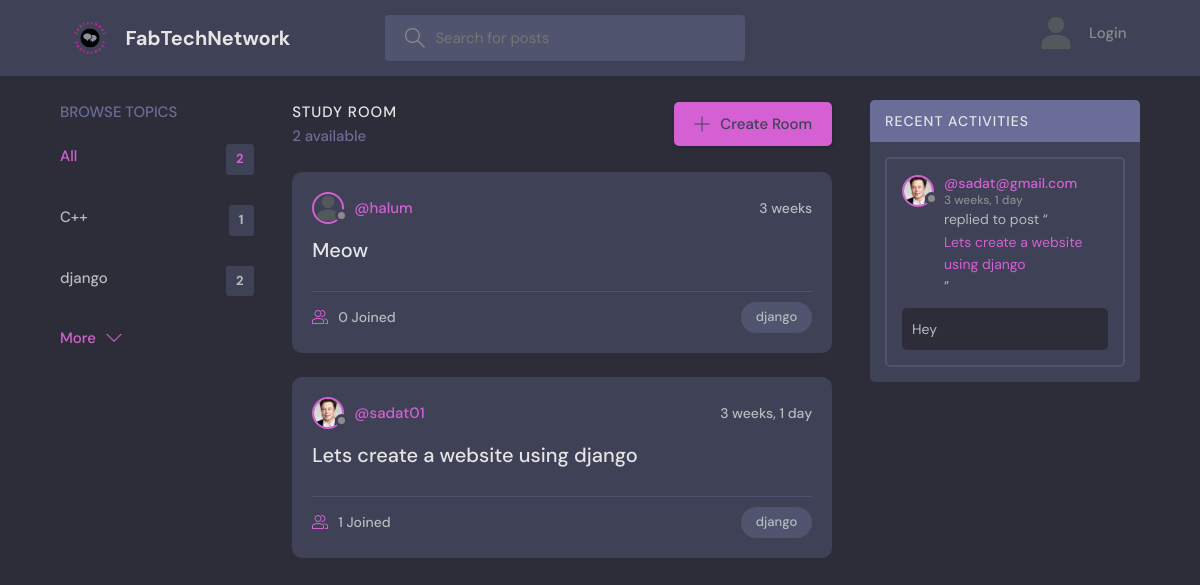
Page /?q=django on the earlier database version.
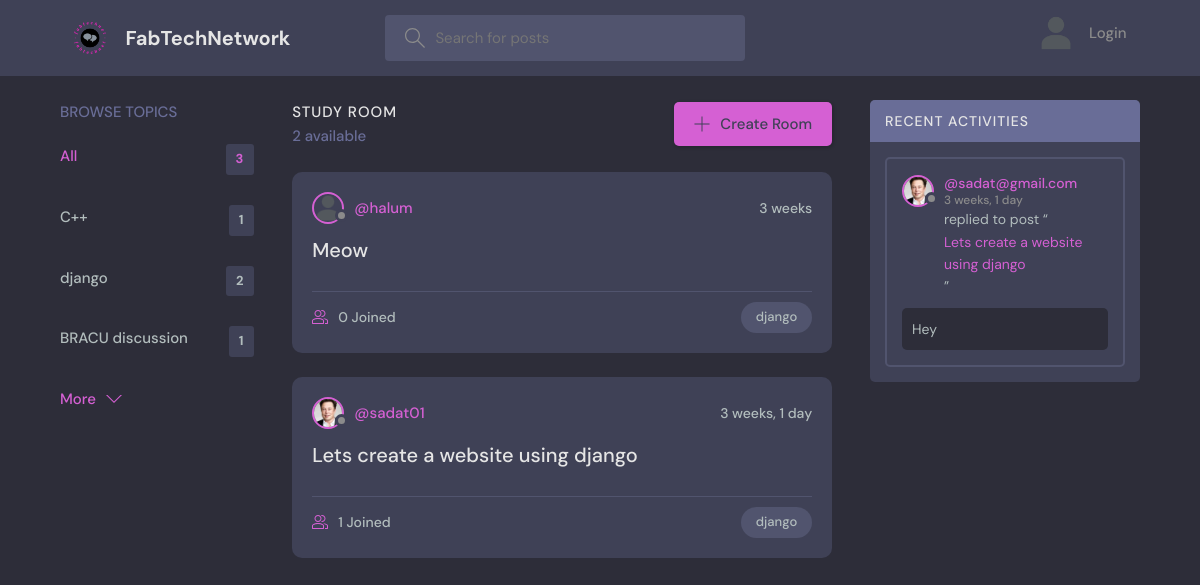
Same page on the later database version.
### base/models.py (models this page shows, shortened)
class Topic(models.Model):
    name = models.CharField(max_length=200)

class Room(models.Model):
    host = models.ForeignKey(User, on_delete=models.SET_NULL, null=True)
    topic = models.ForeignKey(Topic, on_delete=models.SET_NULL, null=True)
    name = models.CharField(max_length=200)
    description = models.TextField(null=True, blank=True)
    participants = models.ManyToManyField(User, related_name='participants',blank=True)
    updated = models.DateTimeField(auto_now=True)
    created = models.DateTimeField(auto_now_add=True)
    class Meta:
        ordering = ['-updated', '-created']
    def __str__(self):
        return self.name

class User(AbstractUser):
    name =models.CharField(max_length=200, null=True)
    email =models.EmailField(unique=True, null=True)
    bio = models.TextField(null=True)
    avatar = models.ImageField(null=True, default="avatar.png")
    USERNAME_FIELD = 'email'
    REQUIRED_FIELDS=[]

class Message(models.Model):
    user = models.ForeignKey(User, on_delete = models.CASCADE)
    room = models.ForeignKey(Room, on_delete=models.CASCADE)
    body = models.TextField()
    updated = models.DateTimeField(auto_now=True)
    created = models.DateTimeField(auto_now_add=True)
    class Meta:
        ordering = ['-updated', '-created']

### base/views.py (the view)
# urls.py: path('', views.home, name = "home"),
def home(request):
    q = request.GET.get('q') if request.GET.get('q') !=None else ''
    rooms = Room.objects.filter(
        Q(topic__name__icontains=q) |
        Q(name__icontains=q) |
        Q(description__icontains=q)
    )
    topics = Topic.objects.all()[0:5]
    room_count = rooms.count()
    room_messages = Message.objects.filter(Q(room__topic__name__icontains=q))
    context = {'rooms' : rooms, 'topics' : topics, 'room_count' : room_count, 'room_messages': room_messages}
    return render(request, 'base/home.html', context)

### base/templates/base/home.html (shortened to what this page needs)
{% extends 'main.html' %}
{% block content %}
    <main class="layout layout--3">
      <div class="container">
        {% include 'base/topics_component.html'%}
        <div class="roomList">
          <div class="roomList__header">
            <div>
              <h2>Study Room</h2>
              <p>{{room_count}} available</p>
            </div>
            <a class="btn btn--main" href="{% url 'create-room' %}">
              <svg version="1.1" xmlns="http://www.w3.org/2000/svg" width="32" height="32" viewBox="0 0 32 32">
                <title>add</title>
                <path
                  d="M16.943 0.943h-1.885v14.115h-14.115v1.885h14.115v14.115h1.885v-14.115h14.115v-1.885h-14.115v-14.115z"
                ></path>
              </svg>
              Create Room
            </a>
          </div>
          {% include 'base/feed_component.html' %}
        </div>
         {% include 'base/activity_component.html' %}
      </div>
    </main>
    {% endblock %}

### base/templates/base/topics_component.html
<div class="topics">
    <div class="topics__header">
      <h2>Browse Topics</h2>
    </div>
    <ul class="topics__list">
      <li>
        <a href="{% url 'home' %}" class="active">All <span>{{topics.count}}</span></a>
      </li>
      {% for topic in topics %}
      <li>
        <a href="{% url 'home' %}?q={{topic.name}}">{{topic.name}} <span>{{topic.room_set.all.count}}</span></a>
      </li>
      {% endfor %}
    </ul>
    <a class="btn btn--link" href="{% url 'topics' %}">
      More
      <svg version="1.1" xmlns="http://www.w3.org/2000/svg" width="32" height="32" viewBox="0 0 32 32">
        <title>chevron-down</title>
        <path d="M16 21l-13-13h-3l16 16 16-16h-3l-13 13z"></path>
      </svg>
    </a>
  </div>

### base/templates/base/feed_component.html (shortened to what this page needs)
{% for room in rooms %}
<div class="roomListRoom">
    <div class="roomListRoom__header">
      <a href="{% url 'user-profile' room.host.id %}" class="roomListRoom__author">
        <div class="avatar avatar--small">
          <img src="{{room.host.avatar.url}}" />
        </div>
        <span>@{{room.host.username}}</span>
      </a>
      <div class="roomListRoom__actions">
        <span>{{room.created|timesince}}</span>
      </div>
    </div>
    <div class="roomListRoom__content">
      <a href="{% url 'room' room.id %}">{{room.name}}</a>
    </div>
    <div class="roomListRoom__meta">
      <a href="{% url 'room' room.id %}" class="roomListRoom__joined">
        {{room.participants.all.count}} Joined
      </a>
      <p class="roomListRoom__topic">{{room.topic.name}}</p>
    </div>
</div>
{% endfor %}

### base/templates/base/activity_component.html (shortened to what this page needs)
<div class="activities">
    <div class="activities__header">
      <h2>Recent Activities</h2>
    </div>
    {% for message in room_messages %}
    <div class="activities__box">
      <div class="activities__boxHeader roomListRoom__header">
        <a href="{% url 'user-profile' message.user.id %}" class="roomListRoom__author">
          <div class="avatar avatar--small">
            <img src="{{message.user.avatar.url}}" />
          </div>
          <p>
            @{{message.user}}
            <span>{{message.created|timesince}}</span>
          </p>
        </a>
      </div>
      <div class="activities__boxContent">
        <p>replied to post “<a href="{% url 'room' message.room.id %}">{{message.room}}</a>”</p>
        <div class="activities__boxRoomContent">
          {{message.body}}
        </div>
      </div>
    </div>
    {% endfor %}
  </div>

Differences in the rows shown:
added Topic: name "BRACU discussion", room_set.all.count "1"
Other differences:
{{ topics.count }}: "2" → "3"
